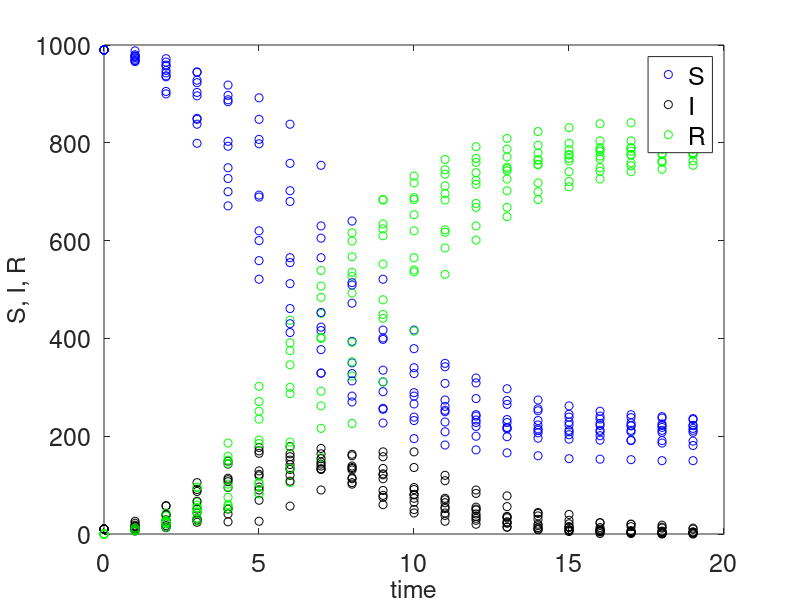

The MATLAB source for this figure: (Note: this script raises an error after producing the figure.)

% simulation of the stochastic SIR Model.

close all; clear all;

% set parameters for the SIR model
a = 2*log(2);
b = log(2);
Ntotal = 1000;

nsteps=20000;
numRuns=100;

%We solve the stochastic equation for 100 realization.

%the following variables will hold S(t) I(t) and R(t) for each realization in a matrix.
% the final size of these matrices will be nsteps*numRuns

SM=[];
IM=[];
RM=[];
figure(1)

for runs=1:numRuns
    runs
    %initialize vectors for S, I and R.
    S=zeros(nsteps,1);
    I=zeros(nsteps,1);
    R=zeros(nsteps,1);
    
    S(1)=Ntotal-10; % S populations size at the first time step is 990
    I(1)=10; % I populations size at the first time step is 10
    R(1)=0;
    
    t                   = 1; % initialize time
    dt                  = 1.e-3; % time step
    
    while (t<nsteps) % run loop and solve for each time step
        r=rand(1); % get a random number uniformly distributed between 0-1.
        
        % first case: One person got infected
        if r<((a/Ntotal)*I(t)*S(t)*dt)
            I(t+1)=I(t)+1;
            S(t+1)=S(t)-1;
            R(t+1)=R(t);
            
        % second case: One person recovered
        elseif r<( ((a/Ntotal)*I(t)*S(t)*dt) + b*I(t)*dt)
            I(t+1)= I(t)-1;
            R(t+1)= R(t)+1;
            S(t+1)=S(t);
            
        % third case: neither an infection nor recovery occurs 
        else
            I(t+1)=I(t);
            S(t+1)=S(t);
            R(t+1)=R(t);
        end
        
        t = t+1; % increment time
        
    end
    
    if(mod(runs,10)==0) %every 10 runs plot the S I R vectors as a function of time
        plot(dt*(1:1000:length(S)),S(1:1000:end),'ob')
        hold on
        plot(dt*(1:1000:length(S)),I(1:1000:end),'ok')
        plot(dt*(1:1000:length(S)),R(1:1000:end),'og')
        xlabel('time','fontsize',18)
        ylabel('S, I, R','fontsize',18)
        set(gca,'fontsize',18)
        h=legend('S','I','R');
        set(h,'fontsize',18);
    end
    
    % save the current vectors to the corresponding matrix
    SM=[SM,S(:)];
    IM=[IM,I(:)];
    RM=[RM,R(:)];
    
end

%Analytic solution the SIR model
[ t,P ] = solveSIR(a,b,Ntotal,Ntotal-10,20 );

% Plot the analytic solution on the same plot
plot(t(1,1:end),P(1,1:end),'b','linewidth',3);
plot(t(1,1:end),P(2,1:end),'k','linewidth',3);
plot(t(1,1:end),P(3,1:end),'g','linewidth',3);

% Compare the average of the realizations with the analytic solution
figure(2);
plot(dt*(1:nsteps),mean(SM,2),'ob');hold on
plot(dt*(1:nsteps),mean(IM,2),'ok');
plot(dt*(1:nsteps),mean(RM,2),'og');
plot(t(1,1:end),P(1,1:end),'b','linewidth',3);
plot(t(1,1:end),P(2,1:end),'k','linewidth',3);
plot(t(1,1:end),P(3,1:end),'g','linewidth',3);

xlabel('time','fontsize',18)
ylabel('S, I, R','fontsize',18)
set(gca,'fontsize',18)
h=legend('average S','average I','average R', 'theory S', 'theory I', 'theory r');
set(h,'fontsize',18);


%%
% Calculate the evolution of the PDFs as a function of time

figure(3)
linestylevector=['r';'b';'k';'c';'m'];
tvector=[1 5000 10000 15000 20000];

h1=subplot(3,1,1);
h2=subplot(3,1,2);
h3=subplot(3,1,3);
for tindex=1:5
    t=tvector(tindex);
    %calculate histogram for S
    [y,x]=hist(SM(t,:),1:10:1000);
    axes(h1)
    plot(x,y,linestylevector(tindex),'linewidth',3);
    set(gca,'fontsize',18)
    t=tvector(tindex);
    [y,x]=hist(IM(t,:),1:10:1000);
    axes(h2)
    plot(x,y,linestylevector(tindex),'linewidth',3);
    title('evolution of PDF for I','fontsize',18);
    ylabel('Population PDF','fontsize',18)
    set(gca,'fontsize',18)
     h=legend(['t=',num2str(t/1000)]);
     set(h,'fontsize',14);
    t=tvector(tindex);
    [y,x]=hist(RM(t,:),1:10:1000);
    axes(h3)
    plot(x,y,linestylevector(tindex),'linewidth',3);
    xlabel('Population size','fontsize',18)
    set(gca,'fontsize',18)
    title('evolution of PDF for R','fontsize',18);
    pause;
end
% set(gca,'fontsize',18)

%%

figure(4)
linestylevector=['r';'b';'k';'c';'m'];
tvector=[1 5000 10000 15000 20000];

subplot(3,1,1)   
for tindex=1:5
    t=tvector(tindex);
    %calculate histogram for S
    [y,x]=hist(SM(t,:),1:10:1000);
    plot(x,y,linestylevector(tindex),'linewidth',3);hold on;
end
title('Evolution of PDF for S','fontsize',18);
set(gca,'fontsize',18)
subplot(3,1,2)
for tindex=1:5
    t=tvector(tindex);
    [y,x]=hist(IM(t,:),1:10:1000);
    plot(x,y,linestylevector(tindex),'linewidth',3);hold on;
end
title('evolution of PDF for I','fontsize',18);
ylabel('Population PDF','fontsize',18)
set(gca,'fontsize',18)
h=legend('t=0','t=5','t=10', 't=15','t=20');
set(h,'fontsize',14);
subplot(3,1,3)
for tindex=1:5
    t=tvector(tindex);
    [y,x]=hist(RM(t,:),1:10:1000);
    plot(x,y,linestylevector(tindex),'linewidth',3);hold on;
end
xlabel('Population size','fontsize',18)
set(gca,'fontsize',18)
title('evolution of PDF for R','fontsize',18);

% set(gca,'fontsize',18)

